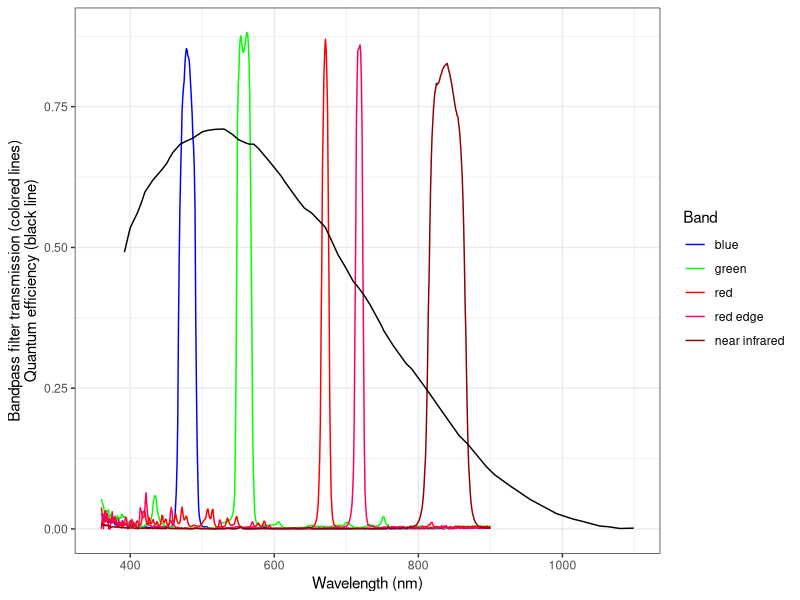
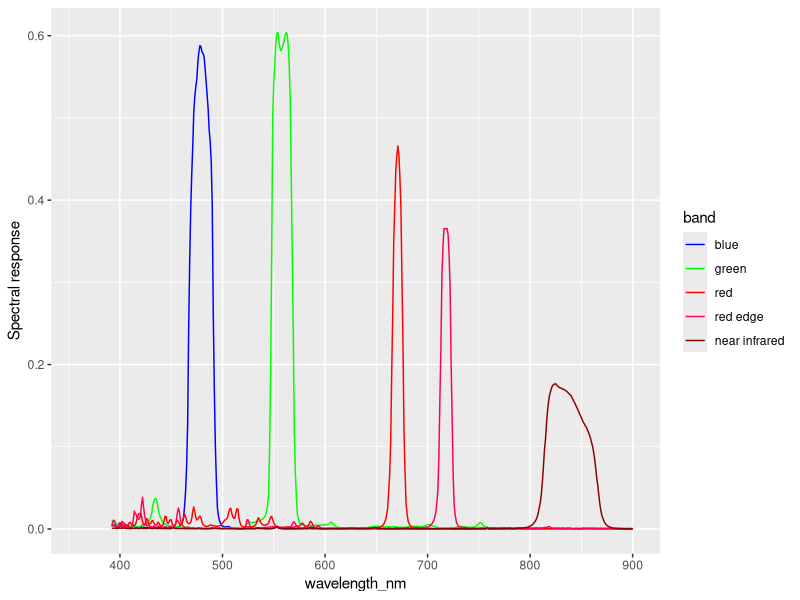
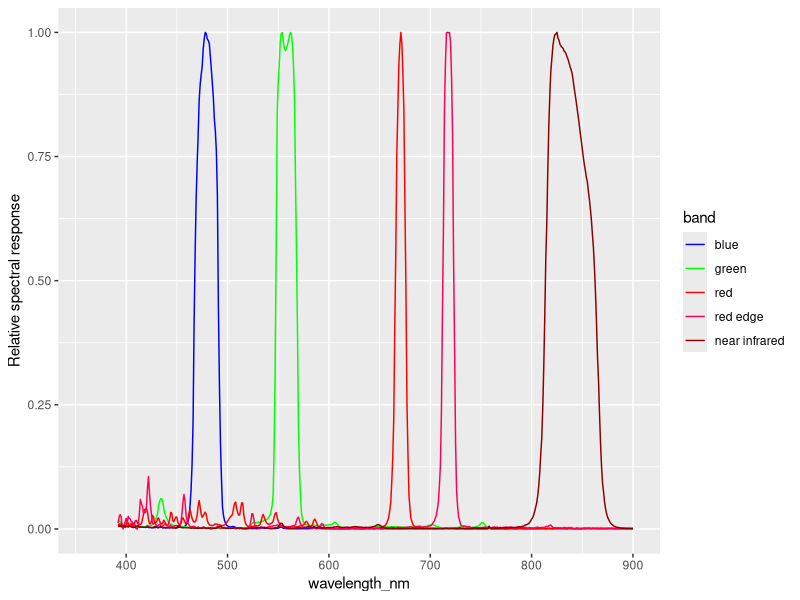
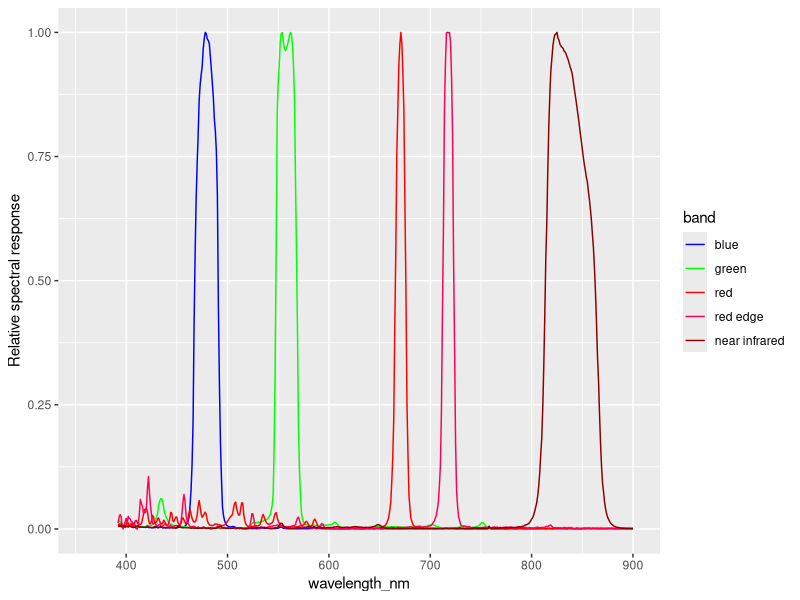

The R script that drew these images, in order:
# Convert Rededge imagery to AOP imagery based on characteristics of each sensor

library(tidyverse)


# RedEdge3 sensor characteristics -----------------------------------------

# quantum efficiency of silicon chip in RedEdge 3 camera
qe <- 
  readr::read_csv("data/raw/MicasenseQEvals_trim.csv", skip = 1) %>% 
  dplyr::mutate(qe = QE_percent * 0.01) %>% 
  setNames(c("wavelength_nm", "qe_pct", "qe"))

# bandpass filter sensitivity
filters <-
  readr::read_csv("data/out/RedEdge_3_Filters_srs.csv") %>% 
  dplyr::rename(wavelength_nm = `Wavlength (nm)`, 
                blue = `Band 1`,
                green = `Band 2`,
                red = `Band 3`,
                `red edge` = `Band 5`,
                `near infrared` = `Band 4`) %>% 
  tidyr::pivot_longer(names_to = "band", values_to = "transmission", cols = -1) %>% 
  dplyr::mutate(band = factor(band, levels = c("blue", "green", "red", "red edge", "near infrared")))

# Plot both 
ggplot() +
  geom_line(data = filters, mapping = aes(x = wavelength_nm, y = transmission, col = band)) +
  scale_color_manual(values = c("blue", "green", "red", "#ff0055", "darkred")) +
  theme_bw() +
  geom_line(data = qe, mapping = aes(x = wavelength_nm, y = qe)) +
  labs(x = "Wavelength (nm)",
       y = "Bandpass filter transmission (colored lines)\nQuantum efficiency (black line)",
       color = "Band")

# Join the two datasets and combine the two sensitivities (bandpass filter and silicon chip quantum efficiency)
rsr <-
  filters %>% 
  dplyr::left_join(qe, by = "wavelength_nm") %>% 
  dplyr::mutate(spectral_response = transmission * qe)

# Plot the raw combination
ggplot(rsr, aes(x = wavelength_nm, y = spectral_response, color = band)) +
  geom_line() +
  scale_color_manual(values = c("blue", "green", "red", "#ff0055", "darkred")) +
  labs(y = "Spectral response")

# Peak normalize the combined sensitivity per band
rsr <-
  rsr %>% 
  dplyr::group_by(band) %>% 
  dplyr::mutate(relative_spectral_response = spectral_response / max(spectral_response, na.rm = TRUE)) %>% 
  dplyr::ungroup()

ggplot(rsr, aes(x = wavelength_nm, y = relative_spectral_response, color = band)) +
  geom_line() +
  scale_color_manual(values = c("blue", "green", "red", "#ff0055", "darkred")) +
  labs(y = "Relative spectral response")

ggsave("figs/micasense-rededge3-relative-spectral-response.png")

write.csv(x = rsr, file = "data/out/micasense-rededge3-relative-spectral-response.csv", row.names = FALSE)
